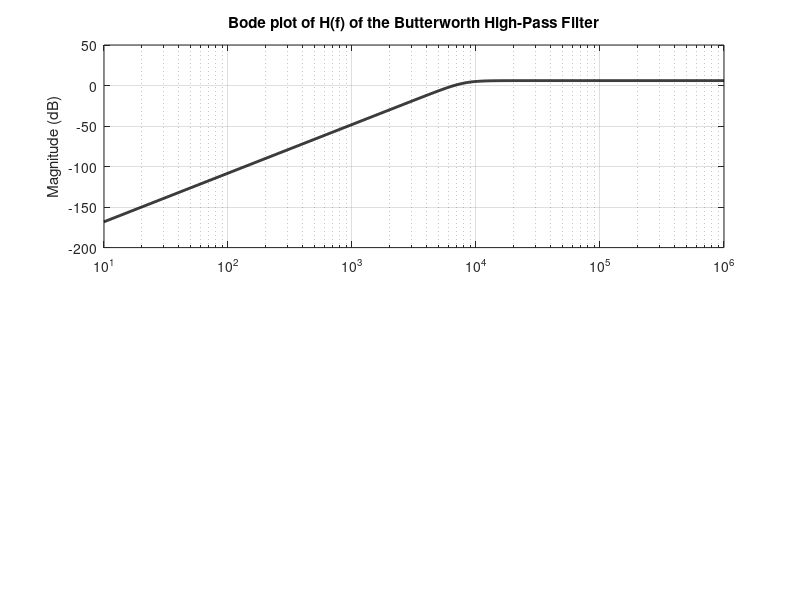

The MATLAB source for this figure: (Note: this script raises an error after producing the figure.)
% Parameters
fc = 8e3;  % Cutoff frequency 8 kHz

% Create frequency vector (logarithmically spaced)
f = logspace(1, 6, 1000);  % 10 Hz to 1 MHz

% Initialize transfer function
H = zeros(size(f));

% Calculate transfer function at each frequency using s = jω
for i = 1:length(f)
    s = 1j * 2 * pi * f(i);  % s = j*omega
    
    % Numerator: 2*s^3
    num = 2 * s^3;
    
    % Denominator: s^3 + 100530.96*s^2 + 5.06e9*s + 1.27e14
    den = s^3 + 100530.96*s^2 + 5.06e9*s + 1.27e14;
    
    H(i) = num / den;
end

% Calculate magnitude in dB and phase in degrees
mag_dB = 20 * log10(abs(H));
phase_deg = unwrap(angle(H)) * 180 / pi;

% Create figure with subplots
figure;

% Magnitude plot (top subplot)
subplot(2,1,1);
semilogx(f, mag_dB, 'k', 'LineWidth', 2);
hold on;
grid on;
title('Bode plot of H(f) of the Butterworth High-Pass Filter');
ylabel('Magnitude (dB)');

% Find exact -3dB point relative to passband (6 dB - 3 dB = 3 dB)
[~, idx_fc] = min(abs(mag_dB - 3));
fc_exact = f(idx_fc);

% Plot horizontal line at 3dB (which is -3dB relative to passband)
yline(3, '--r', 'LineWidth', 1.5, ...
    'Label', '-3 dB (relative to passband)', ...
    'LabelHorizontalAlignment', 'right', ...
    'LabelVerticalAlignment', 'bottom');

% Plot vertical line from 3dB point to frequency axis
xline(fc_exact, '--r', 'LineWidth', 1.5, ...
    'Label', sprintf('fc = %.1f kHz', fc_exact/1000), ...
    'LabelVerticalAlignment', 'middle', ...
    'LabelHorizontalAlignment', 'right');

% Add decay rate indication (60 dB/decade between two specific decades)
f1 = 800;    % Start frequency
f2 = 8000;   % End frequency (one decade higher)

% Find the magnitude at f1 from the actual response
[~, idx_f1] = min(abs(f - f1));
mag_ref = mag_dB(idx_f1);

% Create the 60 dB/decade slope line
f_slope = logspace(log10(f1), log10(f2), 50);
mag_slope = mag_ref + 60 * log10(f_slope/f1);

% Plot horizontal reference lines at the decade points
yline(mag_slope(1), '--k', 'LineWidth', 0.5, 'Alpha', 0.7);
yline(mag_slope(end), '--k', 'LineWidth', 0.5, 'Alpha', 0.7);

% Add text annotations for the dB values at the decade points
vertical_offset = 3; 
horizontal_position = 20;

text(horizontal_position, mag_slope(1) + vertical_offset, ...
     sprintf('%.1f dB', mag_slope(1)), ...  
     'HorizontalAlignment', 'left', 'FontSize', 8);

text(horizontal_position, mag_slope(end) + vertical_offset, ...
     sprintf('%.1f dB', mag_slope(end)), ... 
     'HorizontalAlignment', 'left', 'FontSize', 8);

% Adjust plot limits
xlim([10, 1e6]);
ylim([-65, 15]);

% Phase plot (bottom subplot)
subplot(2,1,2);
semilogx(f, phase_deg, 'k', 'LineWidth', 2);
grid on;
ylabel('Phase (degrees)');
xlabel('Frequency (Hz)');
xlim([10, 1e6]);
ylim([-390, -60]);

% Add grid lines at common phase angles
yticks(-360:45:-90);

% Display additional information
fprintf('High-frequency Gain: %.2f dB\n', 20*log10(2));
fprintf('Exact -3dB point (relative to passband): %.1f Hz (%.2f kHz)\n', fc_exact, fc_exact/1000);
fprintf('Magnitude at fc: %.2f dB\n', mag_dB(idx_fc));
fprintf('Phase at fc: %.1f degrees\n', phase_deg(idx_fc));
fprintf('DC Gain: %.2f dB\n', 20*log10(abs(2*0^3/(0^3 + 100530.96*0^2 + 5.06e9*0 + 1.27e14))));
fprintf('Decay rate verification:\n');
fprintf('  At %.0f Hz: %.1f dB\n', f1, mag_slope(1));
fprintf('  At %.0f Hz: %.1f dB\n', f2, mag_slope(end));
fprintf('  Actual slope: %.1f dB/decade\n', (mag_slope(end) - mag_slope(1)));